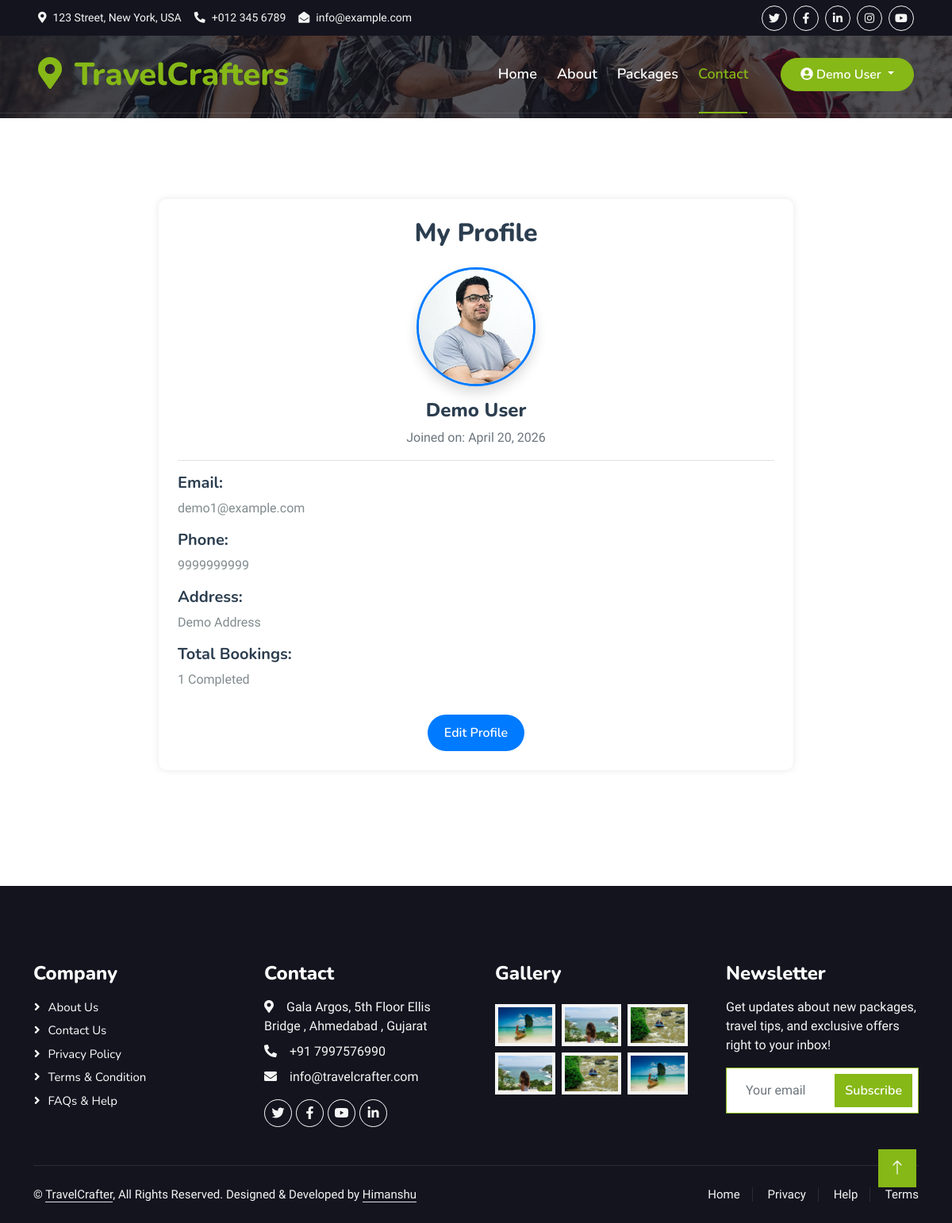
The app's page /profile.php (signed in) with its own data.
### tables this page shows
CREATE TABLE `users` (
  `user_id` int(100) NOT NULL,
  `username` varchar(250) NOT NULL,
  `email` varchar(60) NOT NULL,
  `password` varchar(300) NOT NULL,
  `created_at` datetime NOT NULL DEFAULT current_timestamp(),
  `mobile` varchar(15) DEFAULT NULL,
  `address` text DEFAULT NULL,
  `profile_image` varchar(255) DEFAULT NULL
);

### profile.php (the view, shortened to what this page needs)
<?php
include 'database/dbconnect.php';
$user_id = $_SESSION['user_id'];
$stmt = $conn->prepare("SELECT username, email,mobile,profile_image,address,created_at FROM users WHERE user_id = ?");
$stmt->bind_param("i", $user_id);
$stmt->execute();
$user = $stmt->get_result()->fetch_assoc();
$stmt = $conn->prepare("SELECT COUNT(*) AS total_bookings FROM bookings WHERE user_id = ?");
$stmt->bind_param("i", $user_id);
$stmt->execute();
$total_bookings = $stmt->get_result()->fetch_assoc()['total_bookings'];
if(isset($_SESSION['loggedin']) && $_SESSION['loggedin'] === true) {
    $user_id = $_SESSION['user_id'];
    $stmt = $conn->prepare("SELECT username FROM users WHERE user_id = ?");
    $stmt->bind_param("i", $user_id);
    $stmt->execute();
    $stmt->bind_result($username);
}
?>
<!DOCTYPE html>
<html lang="en">
<head>
    <link href="https://cdnjs.cloudflare.com/ajax/libs/font-awesome/5.10.0/css/all.min.css" rel="stylesheet">
    <link href="https://cdn.jsdelivr.net/npm/bootstrap-icons@1.4.1/font/bootstrap-icons.css" rel="stylesheet">
    <link href="lib/animate/animate.min.css" rel="stylesheet">
    <link href="lib/owlcarousel/assets/owl.carousel.min.css" rel="stylesheet">
    <link href="lib/tempusdominus/css/tempusdominus-bootstrap-4.min.css" rel="stylesheet" />
    <link href="css/bootstrap.min.css" rel="stylesheet">
    <link href="css/style.css" rel="stylesheet">
</head>
<body>
    <div class="container-fluid bg-dark px-5 d-none d-lg-block">
        <div class="row gx-0">
            <div class="col-lg-8 text-center text-lg-start mb-2 mb-lg-0">
                <div class="d-inline-flex align-items-center" style="height: 45px;">
                    <small class="me-3 text-light"><i class="fa fa-map-marker-alt me-2"></i>123 Street, New York,
                        USA</small>
                    <small class="me-3 text-light"><i class="fa fa-phone-alt me-2"></i>+012 345 6789</small>
                    <small class="text-light"><i class="fa fa-envelope-open me-2"></i>info@example.com</small>
                </div>
            </div>
            <div class="col-lg-4 text-center text-lg-end">
                <div class="d-inline-flex align-items-center" style="height: 45px;">
                    <a class="btn btn-sm btn-outline-light btn-sm-square rounded-circle me-2" href=""><i
                            class="fab fa-twitter fw-normal"></i></a>
                    <a class="btn btn-sm btn-outline-light btn-sm-square rounded-circle me-2" href=""><i
                            class="fab fa-facebook-f fw-normal"></i></a>
                    <a class="btn btn-sm btn-outline-light btn-sm-square rounded-circle me-2" href=""><i
                            class="fab fa-linkedin-in fw-normal"></i></a>
                    <a class="btn btn-sm btn-outline-light btn-sm-square rounded-circle me-2" href=""><i
                            class="fab fa-instagram fw-normal"></i></a>
                    <a class="btn btn-sm btn-outline-light btn-sm-square rounded-circle" href=""><i
                            class="fab fa-youtube fw-normal"></i></a>
                </div>
            </div>
        </div>
    </div>
    <div class="container-fluid position-relative p-0">
        <nav class="navbar navbar-expand-lg navbar-light px-4 px-lg-5 py-3 py-lg-0">
            <a href="" class="navbar-brand p-0">
                <h1 class="text-primary m-0"><i class="fa fa-map-marker-alt me-3"></i>TravelCrafters</h1>
            </a>
            <div class="collapse navbar-collapse" id="navbarCollapse">
                <div class="navbar-nav ms-auto py-0">
                    <a href="index.php" class="nav-item nav-link">Home</a>
                    <a href="about.php" class="nav-item nav-link">About</a>
                    <a href="" class="nav-item nav-link">Packages</a>
                    <a href="contact.php" class="nav-item nav-link active">Contact</a>
                </div>
                <?php if(isset($_SESSION['loggedin']) && $_SESSION['loggedin'] === true): ?>
                <div class="nav-item dropdown ms-3">
                    <a href="#" class="nav-link dropdown-toggle btn btn-primary rounded-pill py-2 px-4"
                        id="userDropdown" data-bs-toggle="dropdown">
                        <i class="fas fa-user-circle"></i>
                        <?php echo htmlspecialchars($username ?? 'User'); ?>
                    </a>
                </div>
                <?php else: ?>
                <a href="Login.php" class="btn btn-primary rounded-pill py-2 px-4 ms-3">Register</a>
                <?php endif; ?>
            </div>
        </nav>
        <div class="container-fluid bg-primary py-1 mb-1 hero-header">
            <div class="container py-5">
            </div>
        </div>
    </div>
    <div class="container-xxl py-5">
        <div class="container">
            <div class="profile-container text-center p-4">
                <h2 class="mb-4">My Profile</h2>
                <div class="d-flex justify-content-center">
                    <img src="uploads/<?php echo htmlspecialchars($user['profile_image'] ?? 'team-1.jpg'); ?>"
                        class="profile-img mb-3 rounded-circle shadow"
                        alt="Profile Image"
                        style="width: 150px; height: 150px; object-fit: cover; cursor: pointer;"
                        data-bs-toggle="modal"
                        data-bs-target="#imageModal">
                </div>
                <h4><?php echo htmlspecialchars($user['username']); ?></h4>
                <p class="text-muted">Joined on: <?php echo date("F j, Y", strtotime($user['created_at'])); ?></p>
                <hr>
                <div class="profile-info text-start">
                    <h5>Email:</h5>
                    <p><?php echo htmlspecialchars($user['email']); ?></p>
                    <h5>Phone:</h5>
                    <p><?php echo htmlspecialchars($user['mobile'] ?? 'Not Provided'); ?></p>
                    <h5>Address:</h5>
                    <p><?php echo htmlspecialchars($user['address'] ?? 'Not Provided'); ?></p>
                    <h5>Total Bookings:</h5>
                    <p><?php echo $total_bookings; ?> Completed</p>
                </div>
                <a href="edit_profile.php" class="btn btn-edit mt-3">Edit Profile</a>
            </div>
        </div>
    </div>
    <div class="container-fluid bg-dark text-light footer pt-5 mt-5 wow fadeIn" data-wow-delay="0.1s">
        <div class="container py-5">
            <div class="row g-5">
                <div class="col-lg-3 col-md-6">
                    <h4 class="text-white mb-3">Company</h4>
                    <a class="btn btn-link" href="about.php">About Us</a>
                    <a class="btn btn-link" href="contact.php">Contact Us</a>
                    <a class="btn btn-link" href="privacy_policy.php">Privacy Policy</a>
                    <a class="btn btn-link" href="terms&conditions.php">Terms & Condition</a>
                    <a class="btn btn-link" href="FAQS.php">FAQs & Help</a>
                </div>
                <div class="col-lg-3 col-md-6">
                    <h4 class="text-white mb-3">Contact</h4>
                    <p class="mb-2"><i class="fa fa-map-marker-alt me-3"></i>Gala Argos, 5th Floor Ellis Bridge ,
                        Ahmedabad , Gujarat</p>
                    <p class="mb-2"><i class="fa fa-phone-alt me-3"></i>+91 7997576990</p>
                    <p class="mb-2"><i class="fa fa-envelope me-3"></i>info@travelcrafter.com</p>
                    <div class="d-flex pt-2">
                        <a class="btn btn-outline-light btn-social" href=""><i class="fab fa-twitter"></i></a>
                        <a class="btn btn-outline-light btn-social" href=""><i class="fab fa-facebook-f"></i></a>
                        <a class="btn btn-outline-light btn-social" href=""><i class="fab fa-youtube"></i></a>
                        <a class="btn btn-outline-light btn-social" href=""><i class="fab fa-linkedin-in"></i></a>
                    </div>
                </div>
                <div class="col-lg-3 col-md-6">
                    <h4 class="text-white mb-3">Gallery</h4>
                    <div class="row g-2 pt-2">
                        <div class="col-4">
                            <img class="img-fluid bg-light p-1" src="img/package-1.jpg" alt="">
                        </div>
                        <div class="col-4">
                            <img class="img-fluid bg-light p-1" src="img/package-2.jpg" alt="">
                        </div>
                        <div class="col-4">
                            <img class="img-fluid bg-light p-1" src="img/package-3.jpg" alt="">
                        </div>
                        <div class="col-4">
                            <img class="img-fluid bg-light p-1" src="img/package-2.jpg" alt="">
                        </div>
                        <div class="col-4">
                            <img class="img-fluid bg-light p-1" src="img/package-3.jpg" alt="">
                        </div>
                        <div class="col-4">
                            <img class="img-fluid bg-light p-1" src="img/package-1.jpg" alt="">
                        </div>
                    </div>
                </div>
                <div class="col-lg-3 col-md-6">
                    <h4 class="text-white mb-3">Newsletter</h4>
                    <p>Get updates about new packages, travel tips, and exclusive offers right to your inbox!</p>
                    <div class="position-relative mx-auto" style="max-width: 400px;">
                        <input class="form-control border-primary w-100 py-3 ps-4 pe-5" id="newsletterEmail"
                            type="email" placeholder="Your email">
                        <button type="button" class="btn btn-primary py-2 position-absolute top-0 end-0 mt-2 me-2"
                            onclick="subscribe()">Subscribe</button>
                    </div>
                </div>
            </div>
        </div>
        <div class="container">
            <div class="copyright">
                <div class="row">
                    <div class="col-md-6 text-center text-md-start mb-3 mb-md-0">
                        &copy; <a class="border-bottom" href="#">TravelCrafter</a>, All Rights Reserved.
                        Designed & Developed by <a class="border-bottom" href="#">Himanshu</a>
                    </div>
                    <div class="col-md-6 text-center text-md-end">
                        <div class="footer-menu">
                            <a href="index.php">Home</a>
                            <a href="privacy_policy.php">Privacy</a>
                            <a href="faqs.php">Help</a>
                            <a href="terms&conditions.php">Terms</a>
                        </div>
                    </div>
                </div>
            </div>
        </div>
    </div>
    <a href="#" class="btn btn-lg btn-primary btn-lg-square back-to-top"><i class="bi bi-arrow-up"></i></a>
</body>
</html>

### css/style.css (style rules this page uses)
:root { --primary: #86B817; --secondary: #FE8800; --light: #F5F5F5; --dark: #14141F; }
.back-to-top { position: fixed; display: none; right: 45px; bottom: 45px; z-index: 99; }
.btn { font-family: 'Nunito', sans-serif; font-weight: 600; transition: .5s; }
.btn.btn-primary, .btn.btn-secondary { color: #FFFFFF; }
.btn-sm-square { width: 32px; height: 32px; }
.btn-lg-square { width: 48px; height: 48px; }
.btn-square, .btn-sm-square, .btn-lg-square { padding: 0; display: flex; align-items: center; justify-content: center; font-weight: normal; border-radius: 0px; }
.navbar-light .navbar-nav .nav-link { font-family: 'Nunito', sans-serif; position: relative; margin-right: 25px; padding: 35px 0; color: #FFFFFF !important; font-size: 18px; font-weight: 600; outline: none; transition: .5s; }
.navbar-light .navbar-nav .nav-link:hover, .navbar-light .navbar-nav .nav-link.active { color: var(--primary) !important; }
@media (min-width: 992px) { .navbar-light { position: absolute; width: 100%; top: 0; left: 0; border-bottom: 1px solid rgba(256, 256, 256, .1); z-index: 999; } }
@media (min-width: 992px) { .navbar-light .navbar-nav .nav-link::before { position: absolute; content: ""; width: 0; height: 2px; bottom: -1px; left: 50%; background: var(--primary); transition: .5s; } }
@media (min-width: 992px) { .navbar-light .navbar-nav .nav-link:hover::before, .navbar-light .navbar-nav .nav-link.active::before { width: calc(100% - 2px); left: 1px; } }
.hero-header { background: linear-gradient(rgba(20, 20, 31, .7), rgba(20, 20, 31, .7)), url(../img/bg-hero.jpg); background-position: center center; background-repeat: no-repeat; background-size: cover; }
.footer .btn.btn-social { margin-right: 5px; width: 35px; height: 35px; display: flex; align-items: center; justify-content: center; color: var(--light); font-weight: normal; border: 1px solid #FFFFFF; border-radius: 35px; transition: .3s; }
.footer .btn.btn-link { display: block; margin-bottom: 5px; padding: 0; text-align: left; color: #FFFFFF; font-size: 15px; font-weight: normal; text-transform: capitalize; transition: .3s; }
.footer .btn.btn-link::before { position: relative; content: "\f105"; font-family: "Font Awesome 5 Free"; font-weight: 900; margin-right: 10px; }
.footer .copyright { padding: 25px 0; font-size: 15px; border-top: 1px solid rgba(256, 256, 256, .1); }
.footer .copyright a { color: var(--light); }
.footer .footer-menu a { margin-right: 15px; padding-right: 15px; border-right: 1px solid rgba(255, 255, 255, .1); }
.footer .footer-menu a:last-child { margin-right: 0; padding-right: 0; border-right: none; }

### profile.php (style rules this page uses)
.profile-container { max-width: 800px; margin: 50px auto; padding: 20px; background: #fff; border-radius: 10px; box-shadow: 0px 0px 10px rgba(0, 0, 0, 0.1); }
.profile-img { width: 120px; height: 120px; object-fit: cover; border-radius: 50%; border: 3px solid #007bff; }
.btn-edit { background: #007bff; color: #fff; padding: 10px 20px; border-radius: 25px; text-decoration: none; }
.profile-info h5 { font-weight: bold; }

### records on screen
users: username "Demo User", created_at "April 20, 2026", email "demo1@example.com", mobile "9999999999", address "Demo Address"

### other values on screen
$total_bookings "1"
